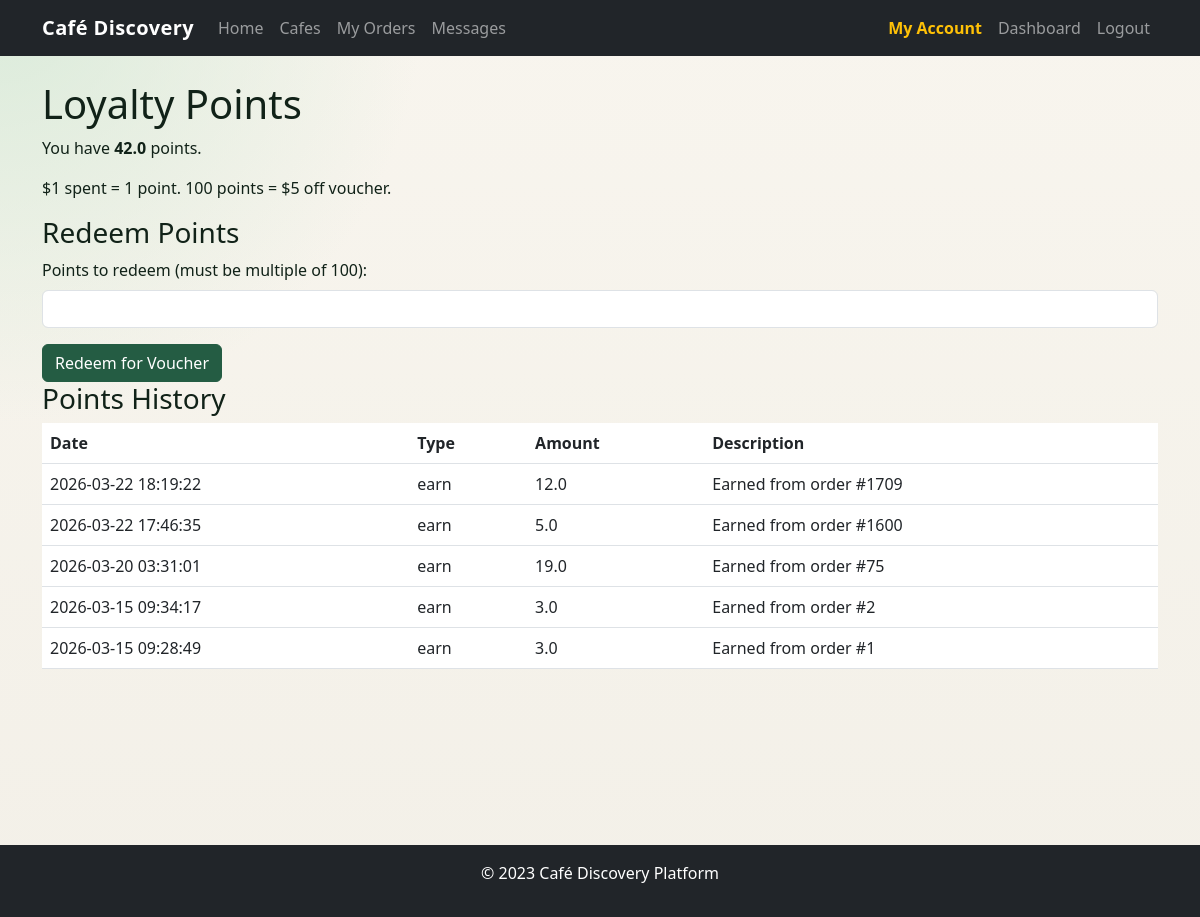
/loyalty, run on an earlier commit of the app's database.
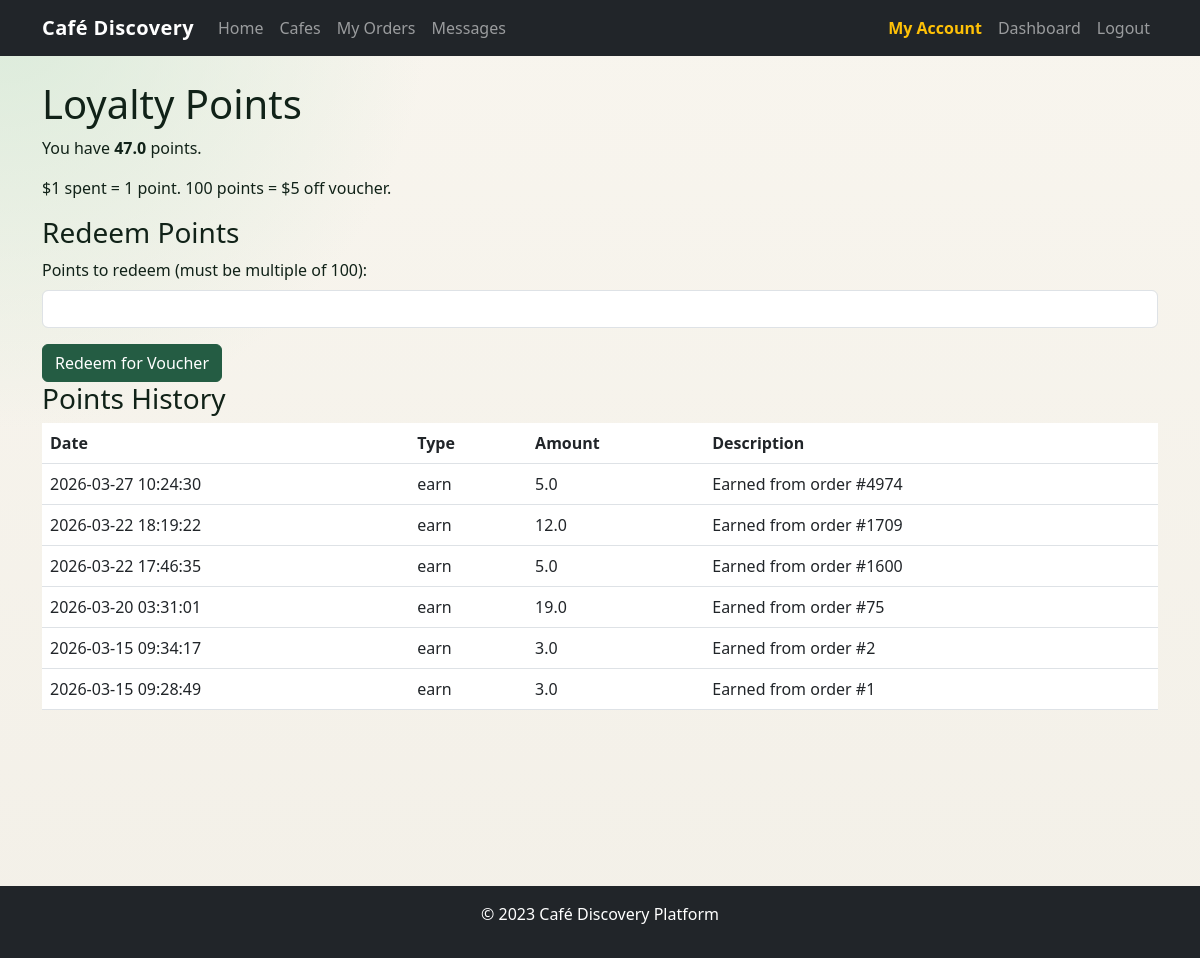
And on a later commit of the database.
### app/models/point.py (models this page shows)
class Point(Base):
    __tablename__ = "points"
    id = Column(Integer, primary_key=True, index=True)
    user_id = Column(Integer, ForeignKey("users.id"))
    amount = Column(Float)  # positive for earn, negative for redeem
    transaction_type = Column(String)  # earn, redeem
    description = Column(String)
    created_at = Column(DateTime(timezone=True), server_default=func.now())
    user = relationship("User")

### main.py (the view)
@app.get("/loyalty", response_class=HTMLResponse)
async def loyalty(request: Request, current_user: User = Depends(get_current_user_optional), db: Session = Depends(get_db)):
    if not current_user or current_user.role != 'customer':
        return RedirectResponse(url="/login", status_code=302)
    points = db.query(Point).filter(Point.user_id == current_user.id).order_by(Point.created_at.desc()).all()
    points_balance = sum(p.amount for p in points)
    return templates.TemplateResponse("loyalty.html", {"request": request, "points": points, "points_balance": points_balance, "current_user": current_user})

### app/templates/loyalty.html (shortened to what this page needs)
{% extends "base.html" %}
{% block content %}
<h1>Loyalty Points</h1>
<p>You have <strong>{{ points_balance }}</strong> points.</p>
<p>$1 spent = 1 point. 100 points = $5 off voucher.</p>
<h3>Redeem Points</h3>
<form method="post" action="/redeem">
    <div class="mb-3">
        <label for="points" class="form-label">Points to redeem (must be multiple of 100):</label>
        <input type="number" class="form-control" id="points" name="points" min="100" step="100" required>
    </div>
    <button type="submit" class="btn btn-primary">Redeem for Voucher</button>
</form>
<h3>Points History</h3>
{% if points %}
<table class="table">
    <thead>
        <tr>
            <th>Date</th>
            <th>Type</th>
            <th>Amount</th>
            <th>Description</th>
        </tr>
    </thead>
    <tbody>
        {% for point in points %}
        <tr>
            <td>{{ point.created_at }}</td>
            <td>{{ point.transaction_type }}</td>
            <td>{{ point.amount }}</td>
            <td>{{ point.description }}</td>
        </tr>
        {% endfor %}
    </tbody>
</table>
{% else %}
<p>No points history yet.</p>
{% endif %}
{% endblock %}

### app/templates/base.html (shortened to what this page needs)
<!DOCTYPE html>
<html lang="en">
<head>
    <link href="https://cdn.jsdelivr.net/npm/bootstrap@5.3.0/dist/css/bootstrap.min.css" rel="stylesheet">
    <link rel="stylesheet" href="{{ url_for('static', path='css/style.css') }}">
</head>
<body>
    <nav class="navbar navbar-expand-lg navbar-dark bg-dark">
        <div class="container">
            <a class="navbar-brand" href="/">Café Discovery</a>
            <div class="collapse navbar-collapse" id="navbarNav">
                <ul class="navbar-nav me-auto">
                    <li class="nav-item"><a class="nav-link {% if request.url.path == '/' %}active fw-bold{% endif %}"
                            href="/">Home</a></li>
                    {% if current_user %}
                    <li class="nav-item"><a
                            class="nav-link {% if request.url.path.startswith('/cafes') %}active fw-bold{% endif %}"
                            href="/cafes">Cafes</a></li>
                    {% if current_user.role == 'customer' %}
                    <li class="nav-item"><a
                            class="nav-link {% if request.url.path.startswith('/orders') %}active fw-bold{% endif %}"
                            href="/orders">My Orders</a></li>
                    {% else %}
                    <li class="nav-item"><a
                            class="nav-link {% if request.url.path.startswith('/orders') %}active fw-bold{% endif %}"
                            href="/orders">Orders</a></li>
                    {% endif %}
                    <li class="nav-item"><a
                            class="nav-link {% if request.url.path.startswith('/messages') %}active fw-bold{% endif %}"
                            href="/messages">Messages</a></li>
                    {% endif %}
                </ul>
                <ul class="navbar-nav">
                    {% if current_user %}
                    <li class="nav-item"><a
                            class="nav-link text-warning {% if request.url.path == '/account' %}fw-bold text-decoration-underline{% else %}fw-semibold{% endif %}"
                            href="/account">My Account</a></li>
                    <li class="nav-item"><a
                            class="nav-link {% if request.url.path.startswith('/dashboard') %}active fw-bold{% endif %}"
                            href="/dashboard">Dashboard</a></li>
                    <li class="nav-item"><a class="nav-link" href="/logout">Logout</a></li>
                    {% else %}
                    <li class="nav-item"><a
                            class="nav-link {% if request.url.path == '/login' %}active fw-bold{% endif %}"
                            href="/login">Login</a></li>
                    {% endif %}
                </ul>
            </div>
        </div>
    </nav>
    <main class="container mt-4">
        {% block content %}{% endblock %}
    </main>
    <footer class="bg-dark text-white text-center py-3 mt-5">
        <p>&copy; 2023 Café Discovery Platform</p>
    </footer>
</body>
</html>

### app/static/css/style.css (style rules this page uses)
:root { --brand-ink: #112218; --brand-green: #245c43; --brand-green-dark: #163f2d; --brand-mint: #d7ead8; --brand-cream: #f6f3ea; --brand-sand: #ece3d0; --brand-line: rgba(17, 34, 24, 0.12); }
body { background: radial-gradient(circle at top left, rgba(215, 234, 216, 0.9), transparent 28%), linear-gradient(180deg, #f8f5ee 0%, #f3f0e8 100%); color: var(--brand-ink); min-height: 100vh; }
.navbar-brand { font-weight: 700; letter-spacing: 0.02em; }
.btn-primary { background-color: var(--brand-green); border-color: var(--brand-green); }
main.container { padding-bottom: 7rem; }
footer { width: 100%; }

What changed in the data, as far as the page shows it:
added Point: created_at "2026-03-27 10:24:30", transaction_type "earn", amount "5.0", description "Earned from order #4974"
Also different on the page:
{{ points_balance }}: "42.0" → "47.0"
